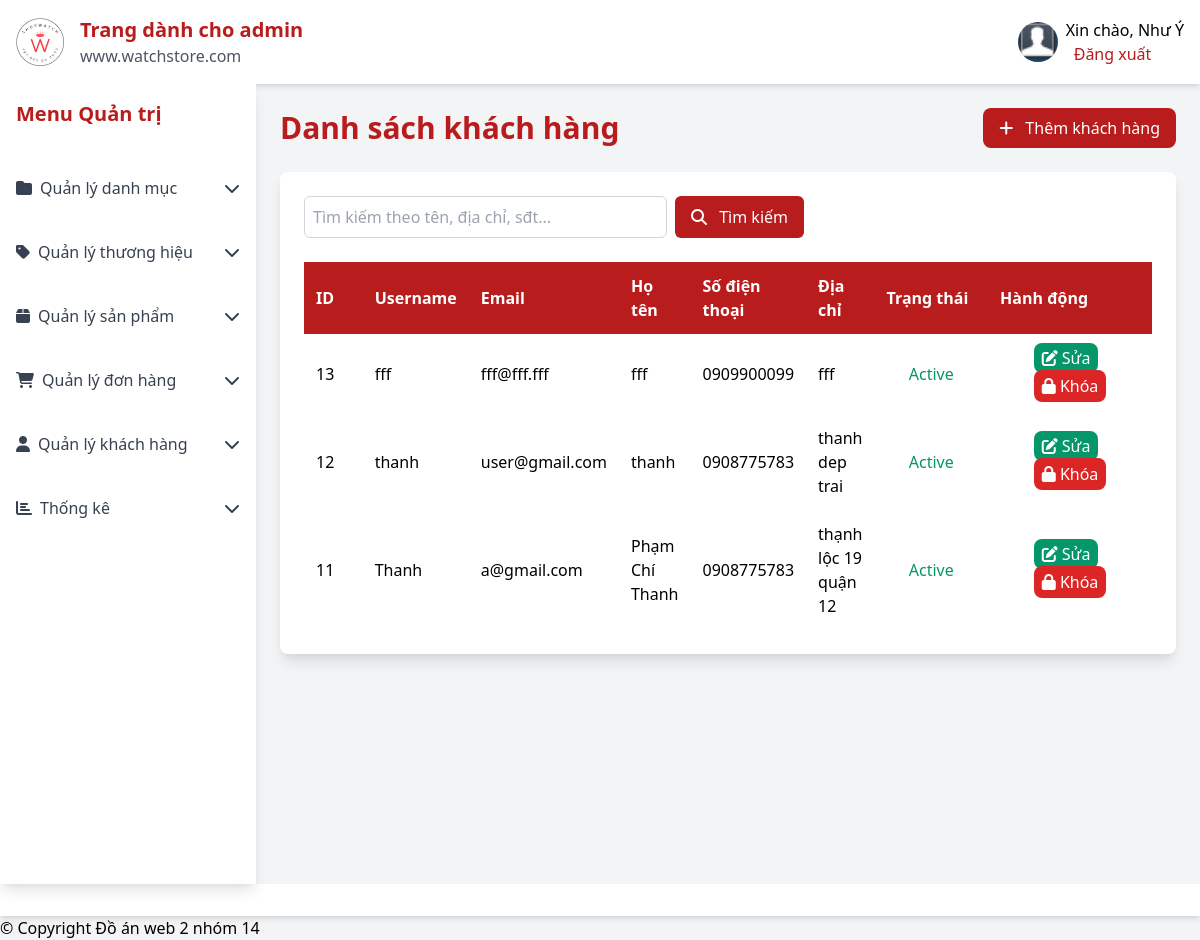
Screenshot of /admin/customerlist.php (signed in) with the database file from the repository.
### tables this page shows
CREATE TABLE `tbl_customer` (
  `id` int(11) NOT NULL,
  `username` varchar(200) NOT NULL,
  `address` varchar(200) NOT NULL,
  `email` varchar(50) NOT NULL,
  `password` varchar(30) NOT NULL,
  `phone` varchar(11) NOT NULL,
  `fullname` varchar(30) NOT NULL,
  `status` enum('active','locked') NOT NULL DEFAULT 'active'
);

### lib/database.php (called while the page is built, shortened)
<?php
Class Database{
    public $host = DB_HOST;
    public $user = DB_USER;
    public $pass = DB_PASS;
    public $dbname = DB_NAME;
    public $link;
private function connectDB(){
    $this->link = new mysqli($this->host, $this->user,$this->pass, $this->dbname);
}
public function select($query, $params = []) {
    try {
        if (empty($params)) {
            $result = $this->link->query($query);
            if ($result->num_rows > 0) {
                return $result;
            } else {
                return false;
            }
        } else {
            $stmt = $this->link->prepare($query);
            $types = str_repeat('s', count($params));
            $stmt->bind_param($types, ...$params);
            if (!$stmt->execute()) {
                $this->error = "Thực thi truy vấn thất bại: " . $stmt->error;
                error_log($this->error);
                $stmt->close();
                return false;
            }
            $result = $stmt->get_result();
            if ($result->num_rows > 0) {
                return $result;
            } else {
                return false;
            }
        }
    } catch (Exception $e) {
        $this->error = "Lỗi select: " . $e->getMessage();
        error_log($this->error);
        return false;
    }
}
}
?>

### classes/customer.php (called while the page is built, shortened)
<?php
$filepath = realpath(dirname(__FILE__));
include_once($filepath . '/../lib/database.php');
?>
<?php
class customer
{
    private $db;
    public function __construct()
    {
        $this->db = new Database();
    }
    public function show_customers($search = '', $page = 1, $limit = 10) {
        $offset = ($page - 1) * $limit;
        $query = "SELECT id, username, email, fullname, phone, address, status
                  FROM tbl_customer";
        $params = [];
        $query .= " ORDER BY id DESC LIMIT ? OFFSET ?";
        $params[] = (int)$limit;
        $params[] = (int)$offset;
        $result = $this->db->select($query, $params);
        $count_query = "SELECT COUNT(*) as total FROM tbl_customer";
        $count_params = [];
        $count_result = $this->db->select($count_query, $count_params);
        $total_customers = $count_result ? $count_result->fetch_assoc()['total'] : 0;
        return [
            'customers' => $result,
            'total_customers' => $total_customers
        ];
    }
}
?>

### admin/customerlist.php (the view, shortened to what this page needs)
<?php
include_once '../classes/customer.php';
$customer = new customer();
$search = isset($_GET['search']) ? trim($_GET['search']) : '';
$limit = 10;
$page = isset($_GET['page']) && is_numeric($_GET['page']) ? (int) $_GET['page'] : 1;
$customer_data = $customer->show_customers($search, $page, $limit);
$customers = $customer_data['customers'];
?>
<!DOCTYPE html>
<html lang="vi">
<head>
    <link href="https://cdn.jsdelivr.net/npm/tailwindcss@2.2.19/dist/tailwind.min.css" rel="stylesheet">
    <link rel="stylesheet" href="https://cdnjs.cloudflare.com/ajax/libs/font-awesome/6.4.0/css/all.min.css">
    <link rel="stylesheet" href="css/customer.css">
</head>
<body class="bg-gray-100 font-sans">
    <div class="flex flex-col min-h-screen">
        <?php include_once 'inc/header.php'; ?>
        <div class="flex flex-1">
            <div class="sidebar fixed inset-y-0 left-0 w-64 md:static md:translate-x-0">
                <?php include_once 'inc/sidebar.php'; ?>
            </div>
            <main class="content flex-1 p-6">
                <div class="flex justify-between items-center mb-6">
                    <h2 class="text-3xl font-bold text-red-700">Danh sách khách hàng</h2>
                    <a href="customeradd.php" class="bg-red-700 text-white px-4 py-2 rounded-lg hover:bg-red-800">
                        <i class="fas fa-plus mr-2"></i> Thêm khách hàng
                    </a>
                </div>
                <div class="bg-white shadow-lg rounded-lg p-6">
                    <div class="search-container">
                        <form method="GET" class="search-form">
                            <input type="text" name="search" class="search-input"
                                placeholder="Tìm kiếm theo tên, địa chỉ, sđt..."
                                value="<?php echo htmlspecialchars($search); ?>">
                            <button type="submit" class="search-button">
                                <i class="fas fa-search mr-2"></i> Tìm kiếm
                            </button>
                        </form>
                    </div>
                    <div class="table-container">
                        <table>
                            <thead>
                                <tr>
                                    <th class="w-16">ID</th>
                                    <th>Username</th>
                                    <th>Email</th>
                                    <th>Họ tên</th>
                                    <th>Số điện thoại</th>
                                    <th>Địa chỉ</th>
                                    <th class="w-24">Trạng thái</th>
                                    <th class="w-48">Hành động</th>
                                </tr>
                            </thead>
                            <tbody>
                                <?php
                                if ($customers && $customers->num_rows > 0) {
                                    while ($result = $customers->fetch_assoc()) {
                                        ?>
                                        <tr>
                                            <td><?php echo $result['id']; ?></td>
                                            <td><?php echo htmlspecialchars($result['username']); ?></td>
                                            <td><?php echo htmlspecialchars($result['email']); ?></td>
                                            <td><?php echo htmlspecialchars($result['fullname']); ?></td>
                                            <td><?php echo htmlspecialchars($result['phone']); ?></td>
                                            <td><?php echo htmlspecialchars($result['address']); ?></td>
                                            <td class="text-center">
                                                <?php echo $result['status'] ? '<span class="text-green-600">Active</span>' : '<span class="text-red-600">Inactive</span>'; ?>
                                            </td>
                                            <td class="text-center">
                                                <a href="customeredit.php?customerid=<?php echo $result['id']; ?>"
                                                    class="btn btn-edit bg-green-600 text-white px-2 py-1 rounded-lg mr-2">
                                                    <i class="fas fa-edit"></i> Sửa
                                                </a>
                                                <button
                                                    onclick="confirmToggle(<?php echo $result['id']; ?>, <?php echo $result['status'] ? 0 : 1; ?>)"
                                                    class="btn btn-toggle bg-red-600 text-white px-2 py-1 rounded-lg">
                                                    <i class="fas fa-lock"></i> <?php echo $result['status'] ? 'Khóa' : 'Mở'; ?>
                                                </button>
                                            </td>
                                        </tr>
                                        <?php
                                    }
                                }
                                ?>
                            </tbody>
                        </table>
                    </div>
                </div>
            </main>
        </div>
        <footer class="bg-white shadow-md p-4 mt-auto">
            <?php include_once 'inc/footer.php'; ?>
</body>
</html>

### admin/css/customer.css (style rules this page uses)
.table-container { overflow-x: auto; }
table { width: 100%; border-collapse: collapse; }
th, td { padding: 0.75rem; text-align: left; }
th { background-color: #b91c1c; color: white; }

### admin/css/catstyle.css (style rules this page uses)
.table-container { overflow-x: auto; }
table { width: 100%; border-collapse: collapse; }
th, td { padding: 1rem; text-align: left; }
th { background-color: #b91c1c; color: white; }
.btn { transition: background-color 0.3s ease; }
input[type="text"] { transition: border-color 0.3s ease; }

### admin/customerlist.php (style rules this page uses)
.search-container { margin-bottom: 1.5rem; }
.search-form { display: flex; gap: 0.5rem; max-width: 500px; }
.search-input { flex-grow: 1; padding: 0.5rem; border: 1px solid #d1d5db; border-radius: 0.375rem; transition: border-color 0.3s ease; }
.search-button { background-color: #b91c1c; color: white; padding: 0.5rem 1rem; border-radius: 0.375rem; transition: background-color 0.3s ease; }
.btn { transition: background-color 0.3s ease; }
.w-24 { width: 8rem !important; }

### rows the page displays
tbl_customer: id "13", username "fff", email "fff@fff.fff", fullname "fff", phone "0909900099", address "fff", status "Active"
tbl_customer: id "12", username "thanh", email "user@gmail.com", fullname "thanh", phone "0908775783", address "thanh dep trai", status "Active"
tbl_customer: id "11", username "Thanh", email "a@gmail.com", fullname "Phạm Chí Thanh", phone "0908775783", address "thạnh lộc 19 quận 12", status "Active"

### other values shown
Session::get('adminName') "Như Ý"
